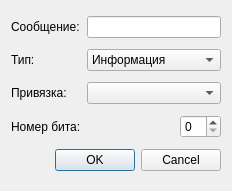
<?xml version="1.0" encoding="UTF-8"?>
<ui version="4.0">
 <class>DialogMessageVarAdd</class>
 <widget class="QDialog" name="DialogMessageVarAdd">
  <property name="geometry">
   <rect>
    <x>0</x>
    <y>0</y>
    <width>232</width>
    <height>191</height>
   </rect>
  </property>
  <property name="windowTitle">
   <string>Dialog</string>
  </property>
  <layout class="QGridLayout" name="gridLayout">
   <item row="0" column="0">
    <widget class="QLabel" name="label">
     <property name="text">
      <string>Сообщение:</string>
     </property>
    </widget>
   </item>
   <item row="0" column="1" colspan="2">
    <widget class="QLineEdit" name="lineEditMessage"/>
   </item>
   <item row="1" column="0">
    <widget class="QLabel" name="label_2">
     <property name="text">
      <string>Тип:</string>
     </property>
    </widget>
   </item>
   <item row="1" column="1" colspan="2">
    <widget class="QComboBox" name="comboBoxType">
     <item>
      <property name="text">
       <string>Информация</string>
      </property>
     </item>
     <item>
      <property name="text">
       <string>Предупреждение</string>
      </property>
     </item>
     <item>
      <property name="text">
       <string>Авария</string>
      </property>
     </item>
    </widget>
   </item>
   <item row="2" column="0">
    <widget class="QLabel" name="label_3">
     <property name="text">
      <string>Привязка:</string>
     </property>
    </widget>
   </item>
   <item row="2" column="1" colspan="2">
    <widget class="QComboBox" name="comboBoxParent"/>
   </item>
   <item row="3" column="0">
    <widget class="QLabel" name="label_4">
     <property name="text">
      <string>Номер бита:</string>
     </property>
    </widget>
   </item>
   <item row="3" column="1">
    <spacer name="horizontalSpacer">
     <property name="orientation">
      <enum>Qt::Horizontal</enum>
     </property>
     <property name="sizeHint" stdset="0">
      <size>
       <width>100</width>
       <height>20</height>
      </size>
     </property>
    </spacer>
   </item>
   <item row="3" column="2">
    <widget class="QSpinBox" name="spinBoxBitNum">
     <property name="maximum">
      <number>15</number>
     </property>
    </widget>
   </item>
   <item row="4" column="0" colspan="3">
    <widget class="QDialogButtonBox" name="buttonBox">
     <property name="orientation">
      <enum>Qt::Horizontal</enum>
     </property>
     <property name="standardButtons">
      <set>QDialogButtonBox::Cancel|QDialogButtonBox::Ok</set>
     </property>
    </widget>
   </item>
  </layout>
 </widget>
 <resources/>
 <connections>
  <connection>
   <sender>buttonBox</sender>
   <signal>accepted()</signal>
   <receiver>DialogMessageVarAdd</receiver>
   <slot>accept()</slot>
   <hints>
    <hint type="sourcelabel">
     <x>248</x>
     <y>254</y>
    </hint>
    <hint type="destinationlabel">
     <x>157</x>
     <y>274</y>
    </hint>
   </hints>
  </connection>
  <connection>
   <sender>buttonBox</sender>
   <signal>rejected()</signal>
   <receiver>DialogMessageVarAdd</receiver>
   <slot>reject()</slot>
   <hints>
    <hint type="sourcelabel">
     <x>316</x>
     <y>260</y>
    </hint>
    <hint type="destinationlabel">
     <x>286</x>
     <y>274</y>
    </hint>
   </hints>
  </connection>
 </connections>
</ui>
